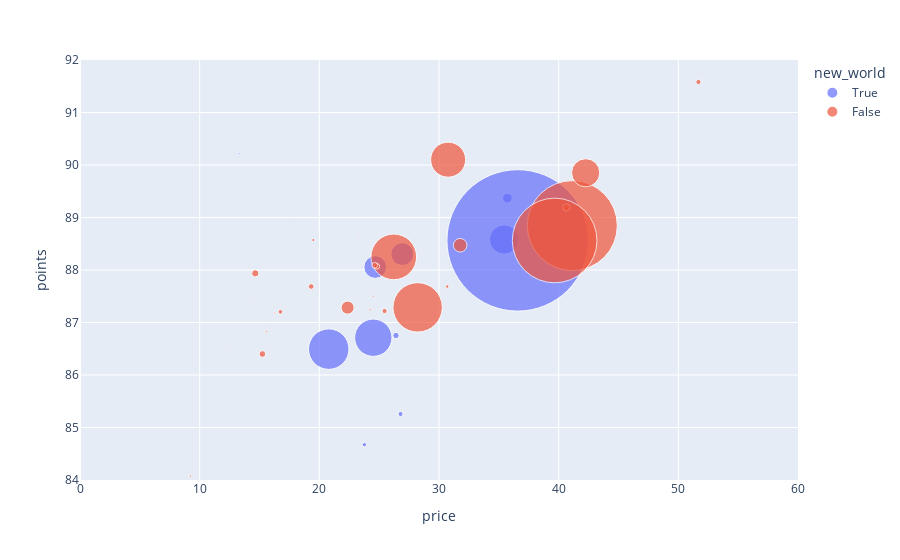

Here is the notebook cell this chart was saved with:
### Code cell
# Creates an interactive Plotly Express plot
fig = px.scatter(country_avg, 
                 x='price', 
                 y='points',
                 size='count', 
                 hover_name='country',
                 color='new_world',
                 size_max=100)
fig.update_xaxes(range=[0, 60])
fig.update_yaxes(range=[84, 92])

fig.show()

### Figure 1 — Plotly figure (JSON) as saved in the notebook; plotly's stock layout.template omitted (floating-point values rounded to 4 significant figures)
{"data": [{"hovertemplate": "<b>%{hovertext}</b><br><br>new_world=True<br>price=%{x}<br>points=%{y}<br>count=%{marker.size}<extra></extra>", "hovertext": ["Argentina", "Australia", "Brazil", "Canada", "Chile", "China", "India", "Mexico", "New Zealand", "Peru", "South Africa", "US", "Uruguay"], "legendgroup": "True", "marker": {"color": "#636efa", "size": [3800, 2329, 52, 257, 4471, 1, 9, 70, 1419, 16, 1401, 54504, 109], "sizemode": "area", "sizeref": 5.45, "symbol": "circle"}, "mode": "markers", "name": "True", "orientation": "v", "showlegend": true, "type": "scatter", "x": [24.51, 35.44, 23.77, 35.71, 20.79, 18, 13.33, 26.79, 26.93, 18.06, 24.67, 36.57, 26.4], "xaxis": "x", "y": [86.71, 88.58, 84.67, 89.37, 86.49, 89, 90.22, 85.26, 88.3, 83.56, 88.06, 88.56, 86.75], "yaxis": "y"}, {"hovertemplate": "<b>%{hovertext}</b><br><br>new_world=False<br>price=%{x}<br>points=%{y}<br>count=%{marker.size}<extra></extra>", "hovertext": ["Armenia", "Austria", "Bosnia and Herzegovina", "Bulgaria", "Croatia", "Cyprus", "Czech Republic", "England", "France", "Georgia", "Germany", "Greece", "Hungary", "Israel", "Italy", "Lebanon", "Luxembourg", "Macedonia", "Moldova", "Morocco", "Portugal", "Romania", "Serbia", "Slovakia", "Slovenia", "Spain", "Switzerland", "Turkey", "Ukraine"], "legendgroup": "False", "marker": {"color": "#EF553B", "size": [2, 3345, 2, 141, 73, 11, 12, 74, 22093, 86, 2165, 466, 146, 505, 19540, 35, 6, 12, 59, 28, 5691, 120, 12, 1, 87, 6645, 7, 90, 14], "sizemode": "area", "sizeref": 5.45, "symbol": "circle"}, "mode": "markers", "name": "False", "orientation": "v", "showlegend": true, "type": "scatter", "x": [14.5, 30.76, 12.5, 14.65, 25.45, 16.27, 24.25, 51.68, 41.14, 19.32, 42.26, 22.36, 40.65, 31.77, 39.66, 30.69, 23.33, 15.58, 16.75, 19.5, 26.22, 15.24, 24.5, 16, 24.81, 28.22, 85.29, 24.63, 9.214], "xaxis": "x", "y": [87.5, 90.1, 86.5, 87.94, 87.22, 87.18, 87.25, 91.58, 88.85, 87.69, 89.85, 87.28, 89.19, 88.47, 88.56, 87.69, 88.67, 86.83, 87.2, 88.57, 88.25, 86.4, 87.5, 87, 88.07, 87.29, 88.57, 88.09, 84.07], "yaxis": "y"}], "layout": {"legend": {"itemsizing": "constant", "title": {"text": "new_world"}, "tracegroupgap": 0}, "margin": {"t": 60}, "xaxis": {"anchor": "y", "domain": [0, 1], "range": [0, 60], "title": {"text": "price"}}, "yaxis": {"anchor": "x", "domain": [0, 1], "range": [84, 92], "title": {"text": "points"}}}}
